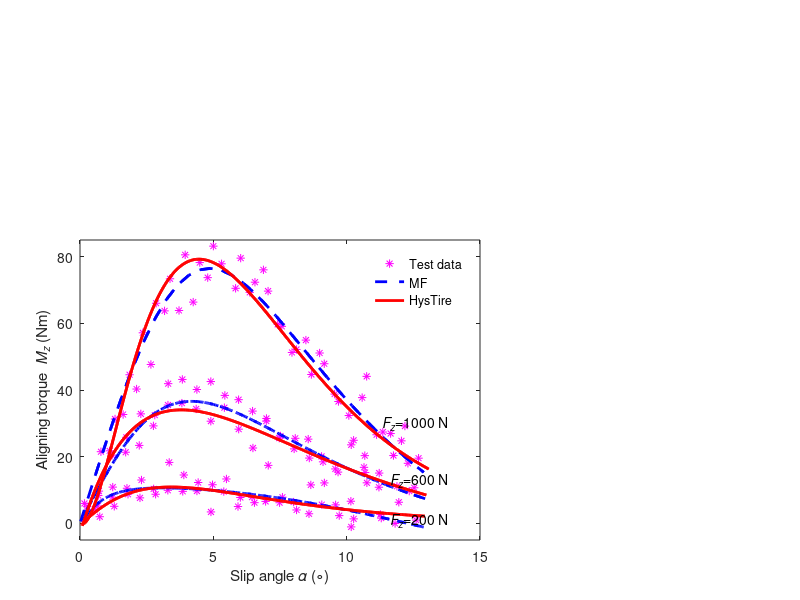

Source code (MATLAB): (Note: this script raises an error after producing the figure.)
clear;
clc;
load('TireB_testdata.mat');  %试验数据 工作区

s_test1=Sa200;

p_d= -0.05;          
q_d= 2.689;
r_d= -0.072;          
w_d= 4.361;
% % Fy计算

p= -0.06;          
q= 1.965;
r= 2.098;
w= 2.333;
Fy = 200*(p*s_test1+q+r*(1-2*exp(-s_test1/w)));
d1 =p_d*exp(-s_test1/q_d)-r_d*exp(-s_test1/w_d);
Mz_exp200 =d1.*Fy;
B= 0.739;               
C= 0.13;
D= 0.542;
E= 1.192;
Mz_MF200 =200*D*sin(C*atan((B*s_test1-E*(B*s_test1 - atan(B*s_test1)))));

s_test1=Sa600;
p_d= 1.126;          
q_d= 14.327;
r_d= 1.088;          
w_d= 14.717;
% % Fy计算
p= -0.077;          
q= 1.994;
r= 2.133;
w= 3.401;
Fy=600*(p*s_test1+q+r*(1-2*exp(-s_test1/w)));
d1 =p_d*exp(-s_test1/q_d)-r_d*exp(-s_test1/w_d);
Mz_exp600 =d1.*Fy;
B= -0.169;               
C= 2.512;
D= -0.122;
E= -0.164;
Mz_MF600 =300*D*sin(C*atan((B*s_test1-E*(B*s_test1 - atan(B*s_test1)))));


s_test1=Sa1000;
p_d= -0.844;          
q_d= 2.826;
r_d= -0.845;          
w_d= 3.19;
% % Fy计算
p= -0.058;          
q= 1.77;
r= 1.924;
w= 3.681;
Fy=1000*(p*s_test1+q+r*(1-2*exp(-s_test1/w)));
d1 =p_d*exp(-s_test1/q_d)-r_d*exp(-s_test1/w_d);
Mz_exp1000 =d1.*Fy;
B= -0.135;               
C= 2.448;
D= -0.153;
E= -1.215;
Mz_MF1000 =500*D*sin(C*atan((B*s_test1-E*(B*s_test1 - atan(B*s_test1)))));

axes('position',[0.1,0.1,0.5,0.5]); 
h1=plot(Sa200(1:13:627),Mz200(1:13:627),'m*','LineWidth',0.5);
hold on;
plot(Sa600(1:13:627),Mz600(1:13:627),'m*','LineWidth',0.5);
hold on;
plot(Sa1000(1:13:630),Mz1000(1:13:630),'m*','LineWidth',0.5);

hold on;
h2=plot(Sa200,Mz_MF200,'--b','LineWidth',2);
hold on;
h3=plot(Sa200,Mz_exp200,'r','LineWidth',2);


hold on;
plot(Sa600,Mz_MF600,'--b','LineWidth',2);
hold on;
plot(Sa600,Mz_exp600,'r','LineWidth',2);

hold on;
plot(Sa1000(1:10:630),Mz_MF1000(1:10:630),'--b','LineWidth',2);
hold on;
plot(Sa1000,Mz_exp1000,'r','LineWidth',2);


legend([h1 h2 h3],'Test data','MF','HysTire','location','northeast','box','off');
xlabel('Slip angle{\it \alpha} (\circ)');
ylabel('Aligning torque {\it M_z} (Nm)');
set(gca,'XTick',[0:5:15]);
set(gca,'YTick',[0:20:85]);

text(11.5,1,'{\it F_z}=200 N');%文字说明
text(11.5,13,'{\it F_z}=600 N');%文字说明
text(11.2,30,'{\it F_z}=1000 N');%文字说明

 axis([0 15 -5 85]);
exp_error_a = Mz200 - Mz_exp200;
exp_mse_a = mse(exp_error_a);

MF_error_a =Mz200 - Mz_MF200;
MF_mse_a = mse(MF_error_a);

exp_error_b = Mz600 - Mz_exp600;
exp_mse_b = mse(exp_error_b);
MF_error_b = Mz600 - Mz_MF600;
MF_mse_b = mse(MF_error_b);

exp_error_c = Mz1000 - Mz_exp1000;
exp_mse_c = mse(exp_error_c);
MF_error_c = Mz1000 - Mz_MF1000;
MF_mse_c = mse(MF_error_c);

